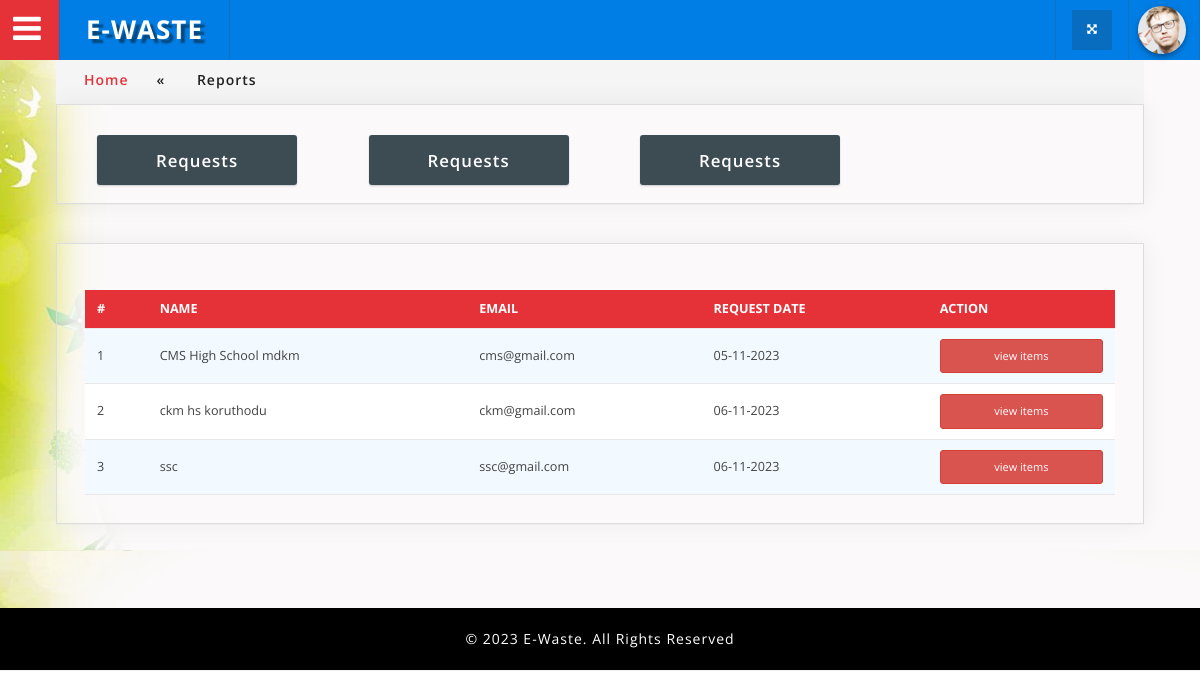
Screenshot of /admin/ewaste_report.php?type=collected (signed in) with the database file from the repository.
### tables this page shows
CREATE TABLE IF NOT EXISTS `selling_request` (
  `request_id` int NOT NULL AUTO_INCREMENT,
  `comp_email` varchar(200) NOT NULL,
  `req_date` date NOT NULL,
  `req_status` varchar(10) NOT NULL,
  PRIMARY KEY (`request_id`)
);

CREATE TABLE IF NOT EXISTS `customers` (
  `cust_id` int NOT NULL AUTO_INCREMENT,
  `com_cat_id` int NOT NULL,
  `pincode` varchar(10) NOT NULL,
  `company_name` varchar(50) NOT NULL,
  `location` varchar(50) NOT NULL,
  `state` varchar(50) NOT NULL,
  `city` varchar(50) NOT NULL,
  `phone` varchar(20) NOT NULL,
  `added_by` varchar(100) NOT NULL,
  `email` varchar(60) NOT NULL,
  PRIMARY KEY (`cust_id`)
);

### connectionclass.php (called while the page is built, shortened)
<?php
class Connectionclass
{
	public $db = null;
 public function open()
  {
    $dbname ="ewaste1";
  	 $this->db = mysqli_connect("localhost","root","","$dbname") or die('Error connecting to MySQL server.');
  }
  public function GetTable($qry)
 {
 	try
	{
		$result=mysqli_query($this->db,$qry);
		if($result)
		{
			$data = array();
			while ($row = mysqli_fetch_assoc($result))
			{
				$data[] = $row;
			}
			return $data;
		}
		else
			throw new Exception(mysqli_error($this->db));
	}
	catch(Exception $e)
	{
		return $e->getMessage();
	}
 }
}
?>

### admin/report_collected.php (the view, shortened to what this page needs)
<?php
require_once('../ConnectionClass.php');
$obj=new connectionclass();
        $qry1="select * from selling_request inner join customers on selling_request.comp_email=customers.email where req_status ='Completed'";
        $result=$obj->GetTable($qry1);
        ?>
					<div class="agile-tables">
										<div class="w3l-table-info agile_info_shadow">
											<table id="table">
											<thead>
											  <tr>
											  	<th>#</th>
												<th>Name</th>
												<th>email</th>
												<th>request date</th>
												<th>action</th>
											  </tr>
											</thead>
											<tbody>
												<?php
												if(count($result)>0)
												{
												$i=0;
												foreach ($result as $r)
												{
													$i++;
													$formattedDate = (new DateTime($r["req_date"]))->format("d-m-Y");
													?>
											  <tr>
												<td><?php echo $i;?></td>
												<td><?php echo $r["company_name"];?></td>
												<td><?php echo $r["comp_email"];?></td>
												<td><?php echo  $formattedDate;?></td>
												<td><a href="report_date_item_view.php?id=<?php echo $r['request_id'];?>" class="btn btn-danger btn-block btn-xs" > view items </a></td>
											  </tr>
											 <?php
											}
													}
											?>
											</tbody>
										  </table>
								</div>
						</div>
				    </div>
				</div>

### admin/css/table-style.css (style rules this page uses)
table { background: white; border-collapse: collapse; margin: 1.25em 0 0; width: 100%; }
table tr, table th, table td { border: none; border-bottom: 1px solid #e8e8e8; font-size: .95em; }
table th, table td { padding: 10px 12px; text-align: left; }
table th { background: #e53238; color: #fff; text-transform: uppercase; }
table tr td { background: #f3faff; color: #424242; }
table tr:nth-of-type(2n+2) td { background: #ffffff; }
table { width: 100%; }

### admin/css/component.css (style rules this page uses)
*, *:after, *::before { -webkit-box-sizing: border-box; -moz-box-sizing: border-box; box-sizing: border-box; }

### admin/css/style.css (style rules this page uses)
body { margin:0; padding:0; background:#fff; font-family: 'Open Sans', sans-serif; }
input[type="submit"],a,.nbs-flexisel-nav-left,.nbs-flexisel-nav-right { transition:.5s ease-in; -webkit-transition:.5s ease-in; -moz-transition:.5s ease-in; -o-transition:.5s ease-in; -ms-transition:.5s ease-in; }
.agile_info_shadow { padding: 1em; box-shadow: 0 0px 24px 0 rgba(0, 0, 0, 0.06), 0 1px 0px 0 rgba(0, 0, 0, 0.02); -webkit-box-shadow: 0 0px 24px 0 rgba(0, 0, 0, 0.06), 0 1px 0px 0 rgba(0, 0, 0, 0.02); -moz-box-shadow: 0 0px 24px 0 rgba(0, 0, 0, 0.06), 0 1px 0px 0 rgba(0, 0, 0, 0.02); -o-box-shadow:0 0px 24px 0 rgba(0, 0, 0, 0.06), 0 1px 0px 0 rgba(0, 0, 0, 0.02); border: 1px solid #ddd; }
.btn-block { display: block; width: 100%; }
.btn-xs, .btn-group-xs > .btn { padding: 8px 8px; font-size: 11px; line-height: 1.5; border-radius: 3px; }
.sub_agile_btn.agile_info_shadow,.agile-validation.agile_info_shadow ,.w3l-table-info.agile_info_shadow,.page_w3ls_cal,.agile_info_icons_wthree { padding: 2em; }
.w3l-table-info.agile_info_shadow { margin-bottom: 2em; }

### rows the page displays
selling_request: customers.company_name "CMS High School mdkm", comp_email "cms@gmail.com", req_date "05-11-2023"
selling_request: customers.company_name "ckm hs koruthodu", comp_email "ckm@gmail.com", req_date "06-11-2023"
selling_request: customers.company_name "ssc", comp_email "ssc@gmail.com", req_date "06-11-2023"
